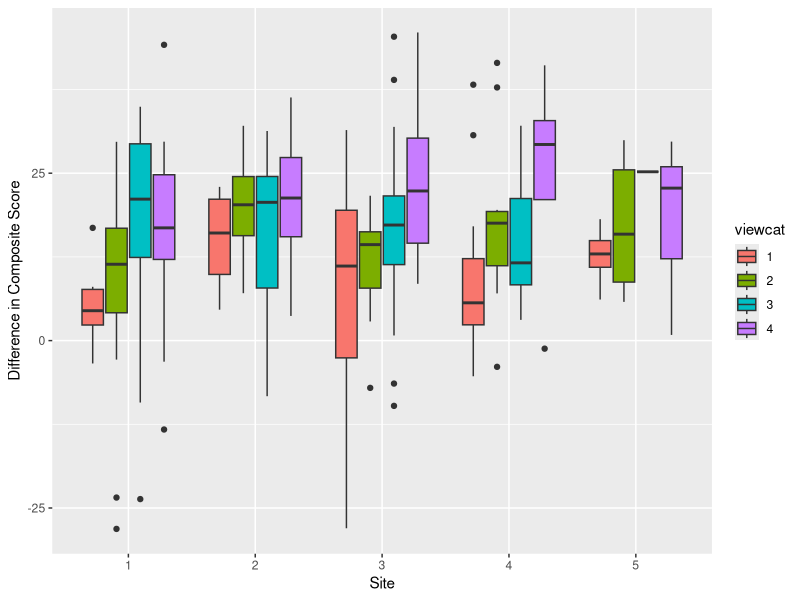

Write R code to recreate this figure. (Note: this script raises an error after producing the figure.)
## ---- chunk 1
knitr::opts_chunk$set(
  echo = FALSE,
  warning = FALSE,
  message = FALSE,
  fig.align = "center",
  fig.height = 5, fig.width = 7
)

options(knitr.kable.NA = "")
options("contrasts" = c("contr.sum", "contr.poly"))

# clean up & set default chunk options
rm(list = ls())
knitr::opts_chunk$set(echo = FALSE)

# packages
library(tidyverse)
library(knitr)
library(kableExtra)

# inputs
data <- read.csv('./sesame.csv')
data$site <- as.factor(data$site)
data$viewcat <- as.factor(data$viewcat)
data$sex <- as.factor(data$sex)
data$setting <- as.factor(data$setting)
data$viewenc <- as.factor(data$viewenc)
colnames(data)[1] <- gsub('^...','',colnames(data)[1])
## ---- chunk 2
# Percentages
data$percentPrebody <- data$prebody/32
data$percentPrelet <- data$prelet/58
data$percentPreform <- data$preform/20
data$percentPrenumb <- data$prenumb/54
data$percentPrerelat <- data$prerelat/17
data$percentPreclasf <- data$preclasf/24
data$percentPostbody <- data$postbody/32
data$percentPostlet <- data$postlet/58
data$percentPostform <- data$postform/20
data$percentPostnumb <- data$postnumb/54
data$percentPostrelat <- data$postrelat/17
data$percentPostclasf <- data$postclasf/24

# Difference of percentages
data$diffBody <- (data$percentPostbody-data$percentPrebody)
data$diffLet <- (data$percentPostlet-data$percentPrelet)
data$diffForm <- (data$percentPostform-data$percentPreform)
data$diffNumb <- (data$percentPostnumb-data$percentPrenumb)
data$diffRelat <- (data$percentPostrelat-data$percentPrerelat)
data$diffClasf <- (data$percentPostclasf-data$percentPreclasf)

# Composite Scores
data$compositePre <- ((data$percentPrebody+data$percentPrelet+data$percentPreform+
                        data$percentPrenumb+data$percentPrerelat+data$percentPreclasf)/6)*100
data$compositePost <- ((data$percentPostbody+data$percentPostlet+data$percentPostform+
                         data$percentPostnumb+data$percentPostrelat+
                          data$percentPostclasf)/6)*100
data$compositeDiff <- (data$compositePost - data$compositePre)
## ---- chunk 3
# Fixing errors in data
data$id[data$id == 0] <- 100
data <- data[-c(5, 57, 163, 213),]
## ---- chunk 4
data%>%
  ggplot(aes(x=site, y=compositeDiff))+
  geom_boxplot(aes(fill = viewcat))+
  ylab("Difference in Composite Score")+
  xlab("Site")
## ---- chunk 5
step1 <- aov(compositeDiff ~ site + sex + setting + viewenc + age 
             + site:setting + site:viewenc + setting:viewenc + site:sex + setting:sex 
             + viewenc:sex + age:site + age:sex + age:setting + age:viewenc, data=data)
step2 <- aov(compositeDiff ~ site + sex + setting + viewenc + age + site:setting + 
               site:viewenc + site:sex + setting:sex + viewenc:sex + age:site + 
               age:sex + age:setting + age:viewenc, data=data)
step3 <- aov(compositeDiff ~ site + sex + setting + viewenc + age + site:setting + 
               site:viewenc + site:sex + setting:sex + viewenc:sex + age:site + 
               age:setting + age:viewenc, data=data)
step4 <- aov(compositeDiff ~ site + sex + setting + viewenc + age + site:setting + 
               site:viewenc + setting:sex + viewenc:sex + age:site + age:setting + 
               age:viewenc, data=data)
step5 <- aov(compositeDiff ~ site + sex + setting + viewenc + age + site:setting + 
               site:viewenc + setting:sex + viewenc:sex + age:setting + 
               age:viewenc, data=data)
step6 <- aov(compositeDiff ~ site + sex + setting + viewenc + age + site:setting + 
               setting:sex + viewenc:sex + age:setting + age:viewenc, data=data)
step7 <- aov(compositeDiff ~ site + sex + setting + viewenc + age + site:setting + 
               setting:sex + viewenc:sex + age:setting, data=data)
step8 <- aov(compositeDiff ~ site + sex + setting + viewenc + age + site:setting + 
               setting:sex + age:setting, data=data)
step9 <- aov(compositeDiff ~ site + sex + setting + viewenc + age + site:setting + 
               setting:sex, data=data)
step10 <- aov(compositeDiff ~ site + sex + setting + viewenc + site:setting + 
                setting:sex, data=data)
## ---- chunk 6
model <- aov(compositeDiff ~ site + sex + setting + viewenc + site:setting + setting:sex, data=data)
## ---- chunk 7
parameters::model_parameters(
  model = model,
  effectsize_type = c("eta", "omega", "epsilon"),
  type = 1, 
  drop = "(Intercept)",
  verbose = FALSE
  ) %>%
  dplyr::mutate(
  p = ifelse(
  test = is.na(p),
  yes = NA,
  no = p
  )
) %>%
  knitr::kable(
  digits = 4,
  col.names = c("Source", "SS", "df", "MS", "F", "p-value",
                "Partial Omega Sq.", "Partial Eta Sq.", "Partial Epsilon Sq."),
  caption = "ANOVA Table for Difference in Composite Score Model",
  align = c('l',rep('c',8)),
  booktab = TRUE,
) %>%
  kableExtra::kable_styling(
  bootstrap_options = c("striped", "condensed"),
  font_size = 12,
  latex_options = c("scale_down", "HOLD_position")
)
## ---- chunk 8
car::qqPlot(
  x = residuals(model), 
  distribution = "norm",
  envelope = 0.90,
  id = FALSE,
  pch = 20,
  ylab = "Residuals"
)
## ---- chunk 9
ggplot(
  data = data.frame(
    residuals = residuals(model),
    fitted = fitted.values(model)
  ),
  mapping = aes(x = fitted, y = residuals)
) +
  geom_point(size = 2) +
  geom_hline(
    yintercept = 0,
    linetype = "dashed",
    color = "grey50"
  ) +
  geom_smooth(
    formula = y ~ x,
    method = stats::loess,
    method.args = list(degree = 1),
    se = FALSE,
    linewidth = 0.5
  ) +
  theme_bw() +
  xlab("Fitted values") +
  ylab("Residuals")
## ---- chunk 10
sitePost <- emmeans::emmeans(
  object = model,
  specs = pairwise ~ site:setting,
  adjust = "bh", 
  level = 0.9 
)

as.data.frame(sitePost$contrasts) %>%
  knitr::kable(
  digits = 4,
  col.names = c("Comparison", "Estimate","SE", "DF",
              "t Statistic", "p-value"),
  #align = rep("c", 6),
  booktabs = TRUE
) #%>%
 # kableExtra::kable_styling(
 # latex_options = c("striped","scale_down")
#)
## ---- chunk 11
as.data.frame(model$coefficients)%>%
  knitr::kable(
    digits=4,
    col.names=c('Point Estimate'),
    #caption="Point Estimates for Model",
    #align = c('l',rep('c',8)),
    booktab = TRUE#)%>%
  #kableExtra::kable_styling(
  #bootstrap_options = c("striped", "condensed"),
  #font_size = 12
  #latex_options = c("scale_down", "HOLD_position")
)
